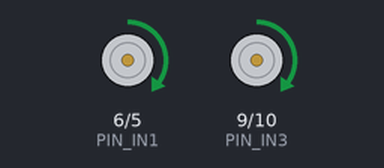
Simulated run of this sketch. Board: Arduino Uno, built with avr-gcc and run on an emulated ATmega328P. Shown: motor-driver pin pairs drawn as motors (green arrow = first pin HIGH = forward, orange = second pin HIGH = backward, longer = more drive, scaled by the enable pin). What the sketch prints to the serial monitor is not drawn.

Above: at 3.1 s.
At 8.1 s:
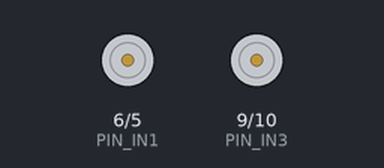
Timing chart, 0 to 9.6 s (numbered marks = the images above):
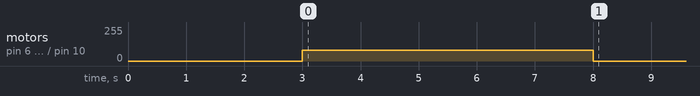

The sketch:

test_straight.ino
```cpp
/*
 * test_straight.ino - 最簡單的直走測試
 *
 * 上傳後車子會：
 * 1. 等待 3 秒 (讓你準備)
 * 2. 雙輪前進 5 秒
 * 3. 停止
 *
 * 腳位定義和 v2 主程式相同
 */

// L298N 馬達腳位
#define PIN_ENA 3   // 左輪 PWM
#define PIN_IN1 6   // 左輪方向 A
#define PIN_IN2 5   // 左輪方向 B
#define PIN_ENB 11  // 右輪 PWM
#define PIN_IN3 9   // 右輪方向 A
#define PIN_IN4 10  // 右輪方向 B

void setup() {
    Serial.begin(115200);

    // 設定馬達腳位
    pinMode(PIN_ENA, OUTPUT);
    pinMode(PIN_IN1, OUTPUT);
    pinMode(PIN_IN2, OUTPUT);
    pinMode(PIN_ENB, OUTPUT);
    pinMode(PIN_IN3, OUTPUT);
    pinMode(PIN_IN4, OUTPUT);

    // 先停止
    stopMotors();

    Serial.println(F("=== 直走測試 ==="));
    Serial.println(F("3 秒後開始..."));
    delay(3000);

    // 前進 5 秒
    Serial.println(F("前進中 (PWM=80)..."));
    forward(80);
    delay(5000);

    // 停止
    stopMotors();
    Serial.println(F("測試完成"));
}

void loop() {
    // 什麼都不做
}

void forward(int pwm) {
    // 左輪前進
    digitalWrite(PIN_IN1, HIGH);
    digitalWrite(PIN_IN2, LOW);
    analogWrite(PIN_ENA, pwm);

    // 右輪前進
    digitalWrite(PIN_IN3, HIGH);
    digitalWrite(PIN_IN4, LOW);
    analogWrite(PIN_ENB, pwm);
}

void stopMotors() {
    digitalWrite(PIN_IN1, LOW);
    digitalWrite(PIN_IN2, LOW);
    analogWrite(PIN_ENA, 0);

    digitalWrite(PIN_IN3, LOW);
    digitalWrite(PIN_IN4, LOW);
    analogWrite(PIN_ENB, 0);
}
```
